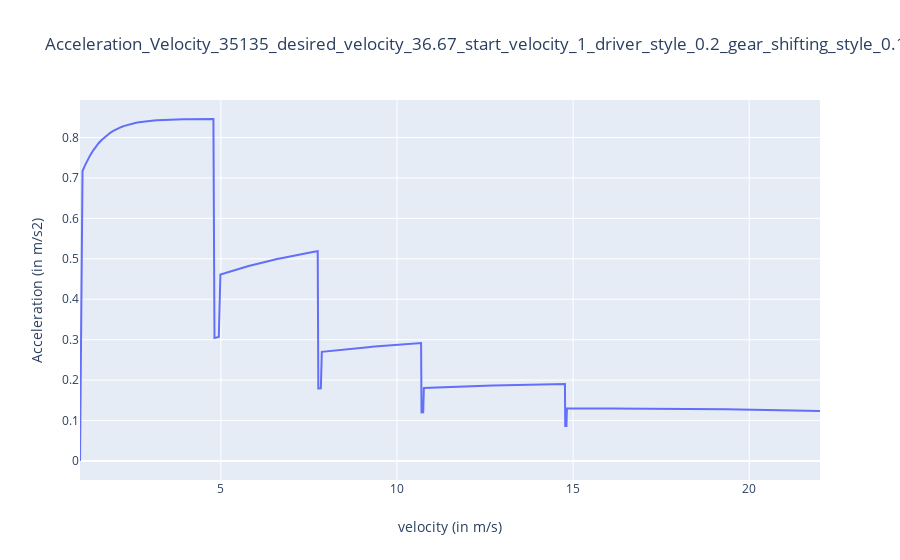
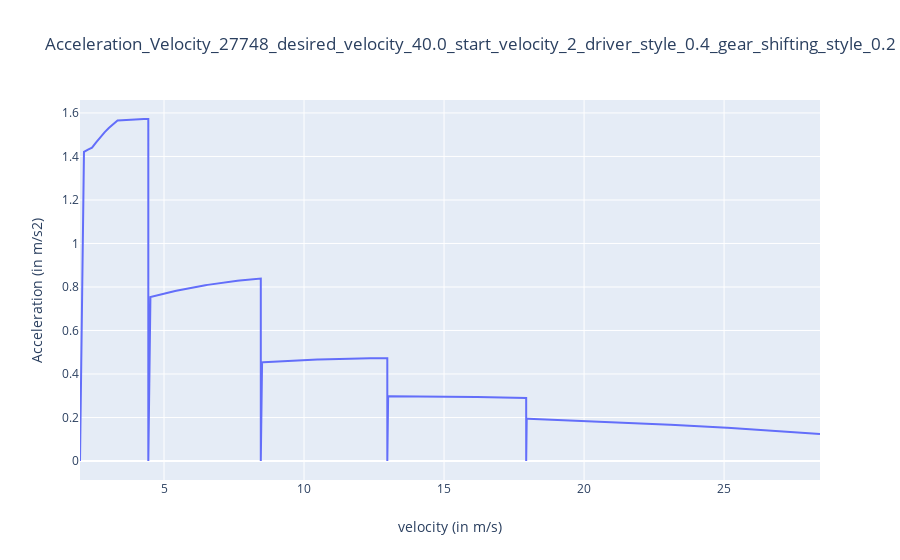
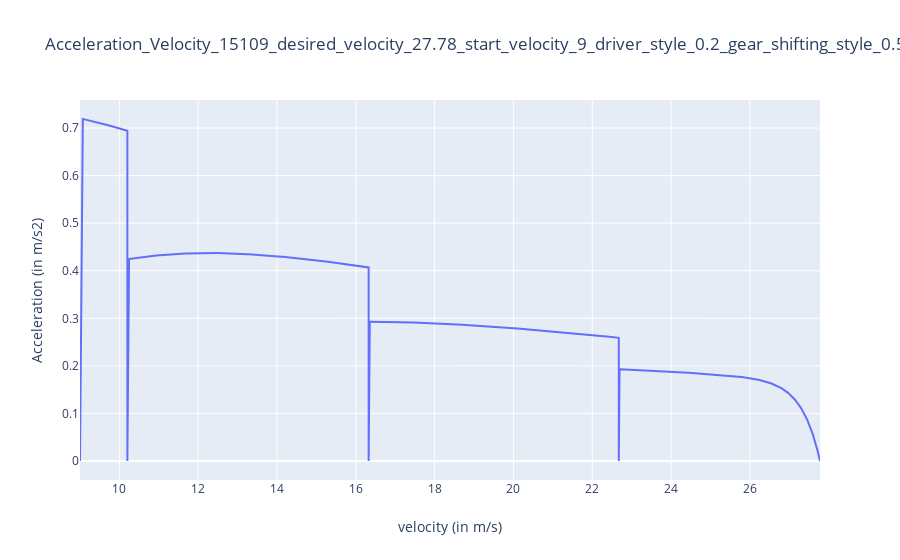
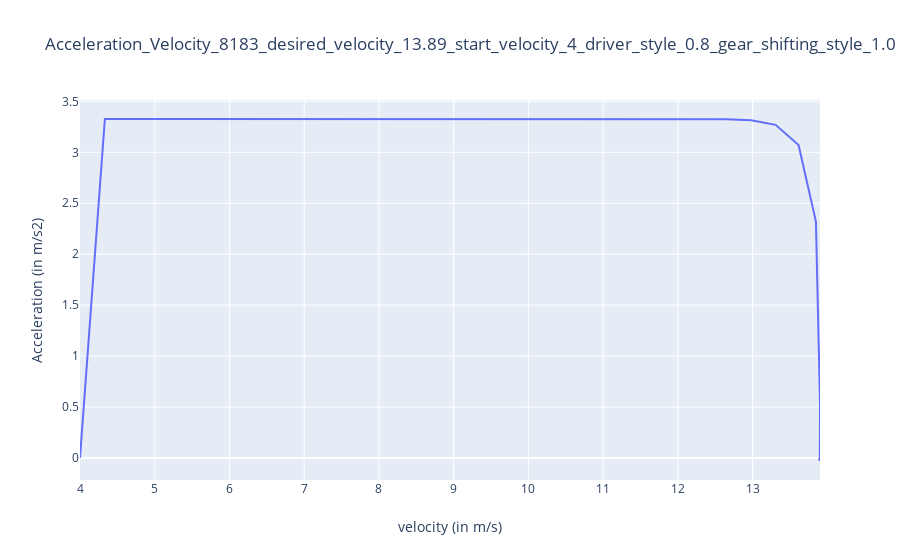

Notebook code cell kept with these figures, in order:
### Code cell
for idx, my_veh in enumerate(vehicles):
    outputs = my_veh['outputs'] # outputs of the dispatcher
    layout = go.Layout(title=f"Acceleration_Velocity_{veh_ids[idx]}_desired_velocity_{np.round(v_des[idx], 2)}_start_velocity_{np.round(v_start[idx], 2)}_driver_style_{ds[idx]}_gear_shifting_style_{gs_style[idx]}",
                xaxis=dict(title='velocity (in m/s)'),
                yaxis=dict(title='Acceleration (in m/s2)'))
    data = [dict(x=outputs['velocities'], y=outputs['accelerations'])] # select the desired outputs
    fig = go.Figure(data=data, layout=layout)
    iplot(fig)

### Figure 1 — Plotly figure (JSON) as saved in the notebook; plotly's stock layout.template omitted (floating-point values rounded to 4 significant figures; data arrays with more than 128 entries replaced by an {"elided": "..."} marker saying what was removed)
{"data": [{"type": "scatter", "x": {"elided": "1002 float values"}, "y": {"elided": "1002 float values"}}], "layout": {"title": {"text": "Acceleration_Velocity_35135_desired_velocity_36.67_start_velocity_1_driver_style_0.2_gear_shifting_style_0.1"}, "xaxis": {"title": {"text": "velocity (in m/s)"}}, "yaxis": {"title": {"text": "Acceleration (in m/s2)"}}}}

### Figure 2 — Plotly figure (JSON) as saved in the notebook; plotly's stock layout.template omitted (floating-point values rounded to 4 significant figures; data arrays with more than 128 entries replaced by an {"elided": "..."} marker saying what was removed)
{"data": [{"type": "scatter", "x": {"elided": "1002 float values"}, "y": {"elided": "1002 float values"}}], "layout": {"title": {"text": "Acceleration_Velocity_27748_desired_velocity_40.0_start_velocity_2_driver_style_0.4_gear_shifting_style_0.2"}, "xaxis": {"title": {"text": "velocity (in m/s)"}}, "yaxis": {"title": {"text": "Acceleration (in m/s2)"}}}}

### Figure 3 — Plotly figure (JSON) as saved in the notebook; plotly's stock layout.template omitted (floating-point values rounded to 4 significant figures; data arrays with more than 128 entries replaced by an {"elided": "..."} marker saying what was removed)
{"data": [{"type": "scatter", "x": {"elided": "1002 float values"}, "y": {"elided": "1002 float values"}}], "layout": {"title": {"text": "Acceleration_Velocity_15109_desired_velocity_27.78_start_velocity_9_driver_style_0.2_gear_shifting_style_0.5"}, "xaxis": {"title": {"text": "velocity (in m/s)"}}, "yaxis": {"title": {"text": "Acceleration (in m/s2)"}}}}

### Figure 4 — Plotly figure (JSON) as saved in the notebook; plotly's stock layout.template omitted (floating-point values rounded to 4 significant figures; data arrays with more than 128 entries replaced by an {"elided": "..."} marker saying what was removed)
{"data": [{"type": "scatter", "x": {"elided": "1002 float values"}, "y": {"elided": "1002 float values"}}], "layout": {"title": {"text": "Acceleration_Velocity_8183_desired_velocity_13.89_start_velocity_4_driver_style_0.8_gear_shifting_style_1.0"}, "xaxis": {"title": {"text": "velocity (in m/s)"}}, "yaxis": {"title": {"text": "Acceleration (in m/s2)"}}}}
